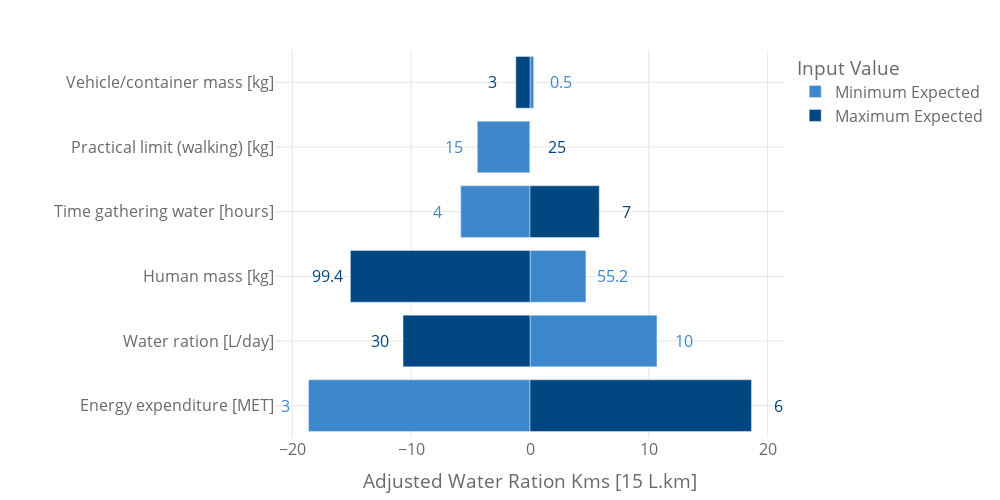

Notebook cell for this chart:
### Code cell
# Create plot

# Filter out 'Default' rows from summary_df
filtered_summary_df = summary_df[summary_df['DataType'] != 'Default']

# Create plot
fig = px.bar(filtered_summary_df, y="Name", x="Adjusted Water Ration Kms", color="DataType", color_discrete_map=color_discrete_map,
             labels={
                "Name": "",
                "Adjusted Water Ration Kms": "Adjusted Water Ration Kms [15 L.km]",
                "DataType": "Input Value"
             },)

# Extract Default, Min, and Max values
default_values = summary_df[summary_df['DataType'] == 'Default']
min_expected_values = summary_df[summary_df['DataType'] == 'Minimum Expected']
max_expected_values = summary_df[summary_df['DataType'] == 'Maximum Expected']

# Function to determine xshift based on bar position
def get_xshift(row, default_values):
    default_value = default_values[default_values['Name'] == row['Name']]['Adjusted Water Ration Kms'].values[0]
    if row['Adjusted Water Ration Kms'] < default_value:
        return -25  # Shift to the right
    else:
        return 25  # Shift to the left

# Add annotations for Default values
# for i, row in default_values.iterrows():
#     fig.add_annotation(
#         x=row['Adjusted Water Ration Kms'],
#         y=row['Name'],
#         text=f"{row['Variable']}",
#         showarrow=False,
#         font=dict(color="black"),
#         bgcolor="white",
#     )

# Add annotations for Min values
for i, row in min_expected_values.iterrows():
    fig.add_annotation(
        x=row['Adjusted Water Ration Kms'],
        y=row['Name'],
        text=f"{row['Variable']: .3g}",
        showarrow=False,
        font=dict(color="#3D87CB"),
        # bgcolor="white",
        xshift=get_xshift(row, default_values),
    )

# # Add annotations for Max values
for i, row in max_expected_values.iterrows():
    fig.add_annotation(
        x=row['Adjusted Water Ration Kms'],
        y=row['Name'],
        text=f"{row['Variable']: .3g}",
        showarrow=False,
        font=dict(color="#004680"),
        # bgcolor="white",
        xshift=get_xshift(row, default_values),
    )


fig.update_layout(
            width=1000,
            height=500,
            font=dict(size=16),
            margin=dict(l=275, r=50, t=50, b=50),  # Adjust margins to ensure the plotting area remains constant
        )

fig = pt.format_plotly_graphs(fig)

fig.show()


if MODEL == "Martin":
    fig.write_image("../results/sensitivity_analysis_a.png", width=1000, height=500)
elif MODEL == "Lankford":
    fig.write_image("../results/sensitivity_analysis_b.png", width=1000, height=500)

### Figure 1 — Plotly figure (JSON) as saved in the notebook; plotly's stock layout.template omitted (floating-point values rounded to 4 significant figures)
{"data": [{"alignmentgroup": "True", "hovertemplate": "Input Value=Minimum Expected<br>Adjusted Water Ration Kms [15 L.km]=%{x}<br>=%{y}<extra></extra>", "legendgroup": "Minimum Expected", "marker": {"color": "#3D87CB", "pattern": {"shape": ""}}, "name": "Minimum Expected", "offsetgroup": "Minimum Expected", "orientation": "h", "showlegend": true, "textposition": "auto", "type": "bar", "x": [-18.64, 10.68, 4.705, -5.826, -4.436, 0.3093], "xaxis": "x", "y": ["Energy expenditure [MET]", "Water ration [L/day]", "Human mass [kg]", "Time gathering water [hours]", "Practical limit (walking) [kg]", "Vehicle/container mass [kg]"], "yaxis": "y"}, {"alignmentgroup": "True", "hovertemplate": "Input Value=Maximum Expected<br>Adjusted Water Ration Kms [15 L.km]=%{x}<br>=%{y}<extra></extra>", "legendgroup": "Maximum Expected", "marker": {"color": "#004680", "pattern": {"shape": ""}}, "name": "Maximum Expected", "offsetgroup": "Maximum Expected", "orientation": "h", "showlegend": true, "textposition": "auto", "type": "bar", "x": [18.64, -10.68, -15.11, 5.826, 0, -1.194], "xaxis": "x", "y": ["Energy expenditure [MET]", "Water ration [L/day]", "Human mass [kg]", "Time gathering water [hours]", "Practical limit (walking) [kg]", "Vehicle/container mass [kg]"], "yaxis": "y"}], "layout": {"annotations": [{"font": {"color": "#3D87CB"}, "showarrow": false, "text": " 3", "x": -18.64, "xshift": -25, "y": "Energy expenditure [MET]"}, {"font": {"color": "#3D87CB"}, "showarrow": false, "text": " 10", "x": 10.68, "xshift": 25, "y": "Water ration [L/day]"}, {"font": {"color": "#3D87CB"}, "showarrow": false, "text": " 55.2", "x": 4.705, "xshift": 25, "y": "Human mass [kg]"}, {"font": {"color": "#3D87CB"}, "showarrow": false, "text": " 4", "x": -5.826, "xshift": -25, "y": "Time gathering water [hours]"}, {"font": {"color": "#3D87CB"}, "showarrow": false, "text": " 15", "x": -4.436, "xshift": -25, "y": "Practical limit (walking) [kg]"}, {"font": {"color": "#3D87CB"}, "showarrow": false, "text": " 0.5", "x": 0.3093, "xshift": 25, "y": "Vehicle/container mass [kg]"}, {"font": {"color": "#004680"}, "showarrow": false, "text": " 6", "x": 18.64, "xshift": 25, "y": "Energy expenditure [MET]"}, {"font": {"color": "#004680"}, "showarrow": false, "text": " 30", "x": -10.68, "xshift": -25, "y": "Water ration [L/day]"}, {"font": {"color": "#004680"}, "showarrow": false, "text": " 99.4", "x": -15.11, "xshift": -25, "y": "Human mass [kg]"}, {"font": {"color": "#004680"}, "showarrow": false, "text": " 7", "x": 5.826, "xshift": 25, "y": "Time gathering water [hours]"}, {"font": {"color": "#004680"}, "showarrow": false, "text": " 25", "x": 0, "xshift": 25, "y": "Practical limit (walking) [kg]"}, {"font": {"color": "#004680"}, "showarrow": false, "text": " 3", "x": -1.194, "xshift": -25, "y": "Vehicle/container mass [kg]"}], "barmode": "relative", "font": {"color": "dimgrey", "size": 16}, "height": 500, "legend": {"title": {"font": {"color": "dimgrey"}, "text": "Input Value"}, "tracegroupgap": 0}, "margin": {"b": 50, "l": 275, "r": 50, "t": 50}, "paper_bgcolor": "white", "plot_bgcolor": "white", "title": {"font": {"color": "dimgrey", "size": 30}}, "width": 1000, "xaxis": {"anchor": "y", "domain": [0, 1], "gridcolor": "#e6e6e6", "gridwidth": 1, "showgrid": true, "title": {"text": "Adjusted Water Ration Kms [15 L.km]"}}, "yaxis": {"anchor": "x", "domain": [0, 1], "gridcolor": "#e6e6e6", "gridwidth": 1, "showgrid": true, "title": {"text": ""}}}}
